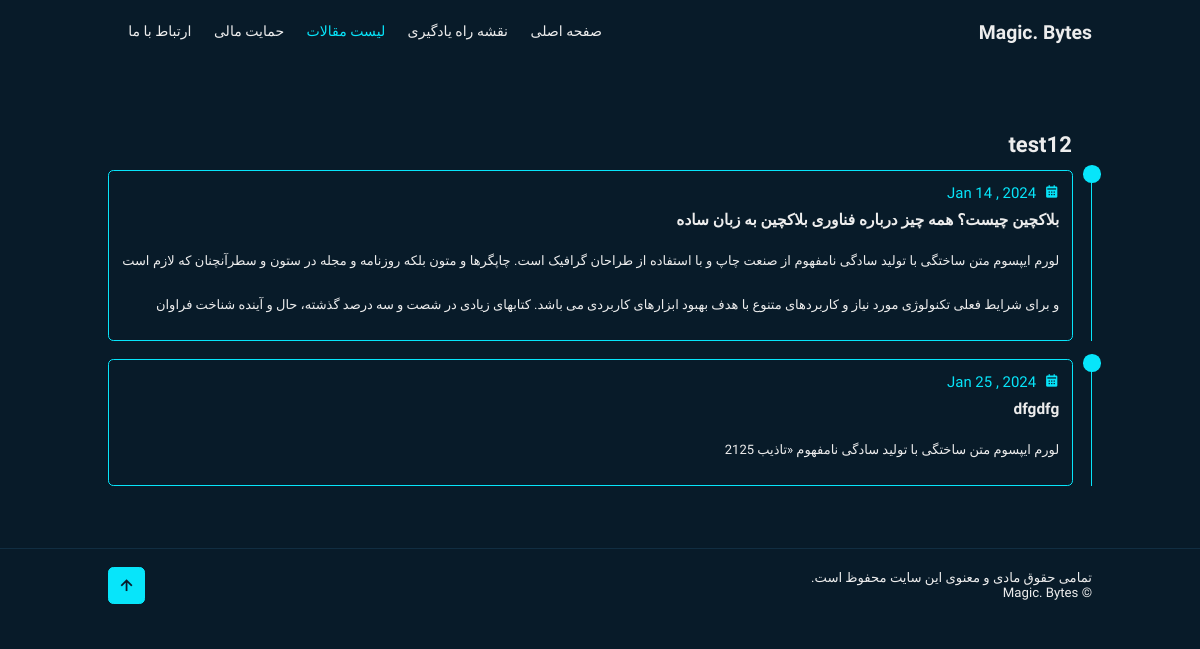
Page /article/subcategory/2/ on the committed database.
### article/models.py (models this page shows, shortened)
class ArticleSubCategory(models.Model):
    title = models.CharField(max_length=300, verbose_name="subcategory title")
    url_title = models.CharField(max_length=300, verbose_name="subcategory url title")
    short_description = models.TextField(verbose_name="short description", blank=True, null=True)
    is_active = models.BooleanField(default=True, verbose_name="is active")
    created_at = models.DateTimeField(auto_now_add=True, verbose_name="created at", blank=True, null=True)
    priority = models.IntegerField(verbose_name="priority", blank=True, null=True)
    selected_categories = models.ManyToManyField(ArticleCategory, verbose_name="subcategory's categories", blank=True)
    class Meta:
        verbose_name = "article subcategory"
        verbose_name_plural = "article subcategories"

class Article(models.Model):
    title = models.CharField(max_length=350 ,verbose_name="article title")
    url_title = models.CharField(max_length=350 ,verbose_name="article url title", db_index=True)
    image = models.ImageField(upload_to='images/article', verbose_name="article image", blank=True)
    short_description = models.TextField(verbose_name="short description", blank=True)
    text = RichTextUploadingField(verbose_name="article text", blank=True)
    text_with_code = models.TextField(verbose_name="article text with code", blank=True)
    is_active = models.BooleanField(default=True, verbose_name="is active")
    created_at = models.DateTimeField(auto_now_add=True, verbose_name="created at", blank=True, null=True)
    priority = models.IntegerField(verbose_name="priority", blank=True, null=True)
    author = models.CharField(max_length=200, verbose_name="author name", blank=True, null=True)
    selected_subcategories = models.ManyToManyField(ArticleSubCategory, verbose_name="article's subcategories", blank=True)
    selected_categories = models.ManyToManyField(ArticleCategory, verbose_name="article's categories", blank=True)
    class Meta:
        verbose_name = "article"
        verbose_name_plural = "articles"

### article/views.py (the view)
# urls.py: path('subcategory/<int:pk>/', ArticleSubCategoryListView.as_view(), name='subcategory_list'),
class ArticleSubCategoryListView(View):
    template_name = 'article/subcategory-list.html'
    def get(self, request, pk):
        subcategory = get_object_or_404(ArticleSubCategory, pk=pk)
        articles = Article.objects.filter(selected_subcategories=subcategory, is_active=True)
        context = {'category': subcategory.selected_categories.first(), 'subcategory': subcategory, 'articles': articles}
        return render(request, self.template_name, context)

### article/templates/article/subcategory-list.html (shortened to what this page needs)
<!DOCTYPE html>
<html lang="fa" dir="rtl">
<head>
  <link rel="stylesheet" href="/static/css/style.css">
  <link href='https://unpkg.com/boxicons@2.1.4/css/boxicons.min.css' rel='stylesheet'>
</head>
<body>
    <header class="header">
    <a href="{% url 'index-page' %}" class="logo">Magic. Bytes</a>
    <nav class="navbar">
      <a href="{% url 'index-page' %}">صفحه اصلی</a>
      <a href="{% url 'article-list-page' %}">نقشه راه یادگیری</a>
      <a href="#" class="active">لیست مقالات</a>
      <a href="{% url 'support-page' %}">حمایت مالی</a>
      <a href="{% url 'about-us-page' %}">ارتباط با ما</a>
    </nav>
  </header>
<section class="education" id="education">
    <div class="education-row">
        <div class="education-column">
            <h3 class="title">{{ subcategory.title }}</h3>
{% for article in articles %}
                    {% if article.is_active %}
            <div class="education-box">
                        <div class="education-content item-in-subcat">
                            <div class="content">
                                <div class="year"><i class='bx bxs-calendar'></i> {{ article.created_at|date:'M d , Y' }}</div>
                                <a href="{% url 'article-details' url_title=article.url_title %}"><h3>{{ article.title }}</h3></a>
                                <p class="item-in-subcat-desc">{{ article.short_description }}</p>
                            </div>
                        </div>
            </div>
         {% endif %}
                {% endfor %}
        </div>
    </div>
</section>
  <footer class="footer">
    <div class="footer-text">
      <p>تمامی حقوق مادی و معنوی این سایت محفوظ است.  <br>
        &copy; Magic. Bytes</p>
    </div>
    <div class="footer-iconTop">
      <a href="#"><i class='bx bx-up-arrow-alt'></i></a>
    </div>
  </footer>
</body>
</html>

### static/css/style.css (style rules this page uses)
* { margin: 0; padding: 0; box-sizing: border-box; text-decoration: none; border: none; outline: 0; scroll-behavior: smooth; font-family: 'Vazirmatn', sans-serif; }
:root { --bg-color: #081b29; --second-bg-color: #112e42; --text-color: #ededed; --main-color: #07e5fa; }
html { font-size: 62.5%; overflow-x: hidden; }
body { background: var(--bg-color); color: var(--text-color); }
.header { position: fixed; top: 0; left: 0; width: 100%; padding: 2rem 9%; background-color: transparent; display: flex; justify-content: space-between; align-items: center; z-index: 100; transition: 0.3s; }
.logo { position: relative; font-size: 2.2rem; color: var(--text-color); font-weight: 600; margin-top: 3px; }
.navbar { position: relative; }
.navbar a { font-size: 1.6rem; color: var(--text-color); font-weight: 500; margin-left: 2.3rem; transition: 0.3s; }
.navbar a:hover, .navbar a.active { color: var(--main-color); }
section { min-height: 100vh; padding: 10rem 9% 2rem; }
.education { display: flex; justify-content: center; align-items: center; flex-direction: column; min-height: auto; padding-bottom: 5rem; }
.education .education-row { display: flex; flex-wrap: wrap; gap: 5rem; margin-top: 5rem; }
.education .education-column { flex: 1 1 40rem; }
.education-column .title { position: relative; display: inline-block; font-size: 2.5rem; margin: 0 0 1.5rem 2rem; padding-right: 2.3rem; }
.education-column .education-box { position: relative; border-right: 0.2rem solid var(--main-color); }
.education-box .education-content { position: relative; padding-right: 2rem; min-width: 95vw; }
.education-box .education-content::before { content: ''; position: absolute; top: -5px; right: -1.1rem; width: 2rem; height: 2rem; background: var(--main-color); border-radius: 50%; }
.education-content .content { position: relative; padding: 1.5rem; border: 0.2rem solid var(--main-color); border-radius: 0.6rem; margin-bottom: 2rem; overflow: hidden; }
.education-content .content::before { content: ''; position: absolute; top: 0; right: 0; width: 0; height: 100%; background: #00010d; z-index: -1; transition: 0.5s; }
.education-content .content .year { font-size: 1.7rem; color: var(--main-color); padding-bottom: 0.5rem; }
.education-content .content .year i { padding-left: 0.5rem; }
.education-content .content h3 { font-size: 1.75rem; padding-top: 0.5rem; }
.education-content .content p { font-size: 1.65rem; padding-top: 1.15rem; line-height: 5rem; }
.item-in-subcat { text-align: justify; min-width: 80vw !important; }
.item-in-subcat h3 { color: var(--text-color); }
.item-in-subcat .item-in-subcat-desc { font-size: 13px !important; }
.footer { display: flex; justify-content: space-between; align-items: center; flex-wrap: wrap; padding: 2rem 9%; background: var(--bg-color); border-top: 0.1rem solid var(--second-bg-color); }
.footer-text, .footer-iconTop { position: relative; }
.footer-text p { font-size: 1.5rem; }
.footer-iconTop a { position: relative; display: inline-flex; justify-content: center; align-items: center; padding: 0.8rem; background: var(--main-color); border: 0.2rem solid var(--main-color); border-radius: 0.6rem; z-index: 1; overflow: hidden; }
.footer-iconTop a::before { content: ''; position: absolute; top: 0; left: 0; width: 0; height: 100%; background: var(--second-bg-color) ; z-index: -1; transition: 0.5s; }
.footer-iconTop a i { font-size: 2.4rem; color: var(--bg-color); transition: 0.5s; }
@media (max-width: 1200px) { html { font-size: 55%; } }

### rows in the picture
ArticleSubCategory: title "test12"
Article: created_at "Jan 14 , 2024", title "بلاکچین چیست؟ همه چیز درباره فناوری بلاکچین به زبان ساده", short_description "لورم ایپسوم متن ساختگی با تولید سادگی نامفهوم از صنعت چاپ و با استفاده از طراحان گرافیک است. چاپگرها و متون بلکه روزنامه و مجله در ستون و سطرآنچنان که لازم است و برای شرایط فعلی تکنولوژی مورد نیاز و کاربردهای متنوع با هدف بهبود ابزارهای کاربردی می باشد. کتابهای زیادی در شصت و سه درصد گذشته، حال و آینده شناخت فراوان"
Article: created_at "Jan 25 , 2024", title "dfgdfg", short_description "لورم ایپسوم متن ساختگی با تولید سادگی نامفهوم «تاذیب 2125"
